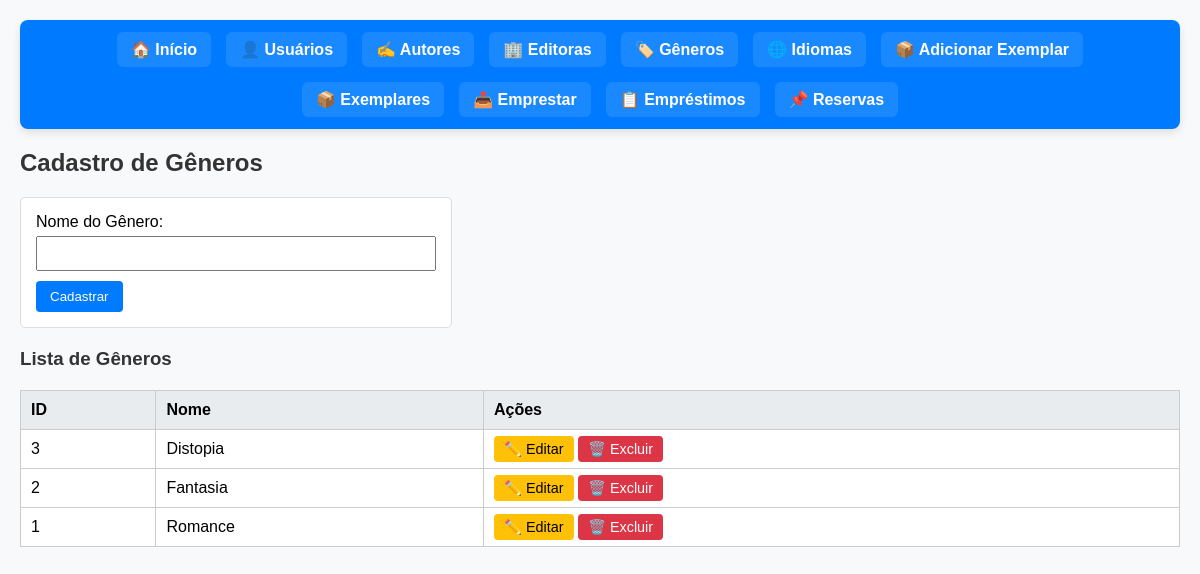
Page /generos.php on the committed database.
### tables this page shows
CREATE TABLE `generos` (
  `id` int(11) NOT NULL,
  `nome` varchar(100) NOT NULL
);

### generos.php (the view, shortened to what this page needs)
<?php
require 'config.php';
$generoEdit = null;
$generos = $conn->query("SELECT * FROM Generos ORDER BY nome ASC");
?>
<!DOCTYPE html>
<html lang="pt-BR">
<head>
</head>
<body>
<?php include 'menu.php'; ?>
<h2><?= $generoEdit ? 'Editar Gênero' : 'Cadastro de Gêneros' ?></h2>
<form method="post">
    <label>Nome do Gênero:
        <input type="text" name="nome" required value="<?= htmlspecialchars($generoEdit['nome'] ?? '') ?>">
    </label>
    <button type="submit"><?= $generoEdit ? 'Atualizar' : 'Cadastrar' ?></button>
</form>
<h3>Lista de Gêneros</h3>
<table>
    <tr>
        <th>ID</th>
        <th>Nome</th>
        <th>Ações</th>
    </tr>
    <?php while ($genero = $generos->fetch_assoc()): ?>
        <tr>
            <td><?= $genero['id'] ?></td>
            <td><?= htmlspecialchars($genero['nome']) ?></td>
            <td>
                <a href="?editar=<?= $genero['id'] ?>" class="btn editar">✏️ Editar</a>
                <a href="?excluir=<?= $genero['id'] ?>" class="btn excluir" onclick="return confirm('Deseja excluir este gênero?')">🗑️ Excluir</a>
            </td>
        </tr>
    <?php endwhile; ?>
</table>
</body>
</html>

### generos.php (style rules this page uses)
body { font-family: Arial, sans-serif; margin: 20px; background: #f8f9fa; }
h2, h3 { color: #333; }
table { border-collapse: collapse; width: 100%; margin-top: 20px; background: #fff; }
th, td { border: 1px solid #ccc; padding: 10px; text-align: left; }
th { background-color: #e9ecef; }
form { margin-bottom: 20px; padding: 15px; background: #fff; border: 1px solid #ddd; border-radius: 5px; max-width: 400px; }
input[type="text"] { width: 100%; padding: 8px; margin-top: 5px; box-sizing: border-box; }
button { padding: 8px 14px; background-color: #007bff; color: white; border: none; border-radius: 4px; cursor: pointer; margin-top: 10px; }
a.btn { padding: 5px 10px; border-radius: 4px; text-decoration: none; font-size: 0.9em; }
.editar { background: #ffc107; color: black; }
.excluir { background: #dc3545; color: white; }

### rows in the picture
generos: id "3", nome "Distopia"
generos: id "2", nome "Fantasia"
generos: id "1", nome "Romance"
